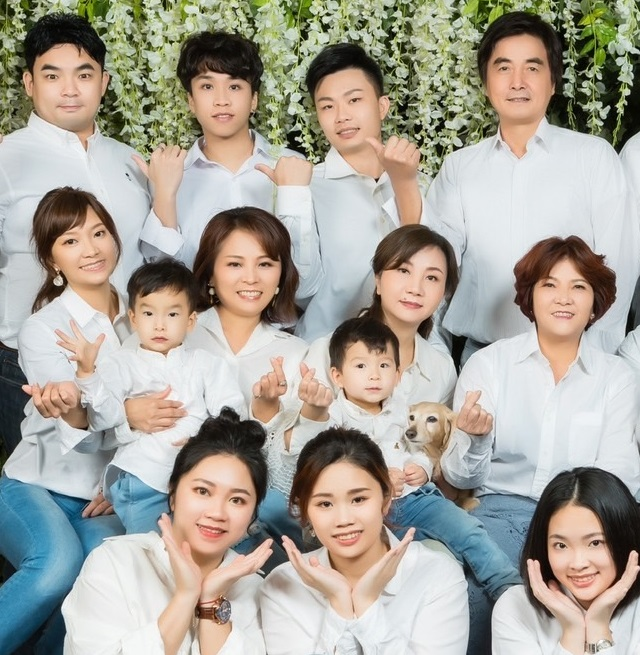
#> input picture S__86515719_2.jpg, 640 x 655 px
$ python 20230525_test.py
#> lines starting #> are read from the running program, lines starting #| are printed output that depends on the picture; after the words box and inside, x2 and y2 are one past the last pixel; in counts of white or black regions, pixels touching at a corner belong together
import cv2

img = cv2.imread("S__86515719_2.jpg")
#> img is the input picture: shape (655, 640, 3); mean B, G, R 151.9, 162.2, 167

point1 = (160,430)
point2 = (270,560)

cv2.rectangle(img,point1,point2,color=(0,255,0),thickness=5)
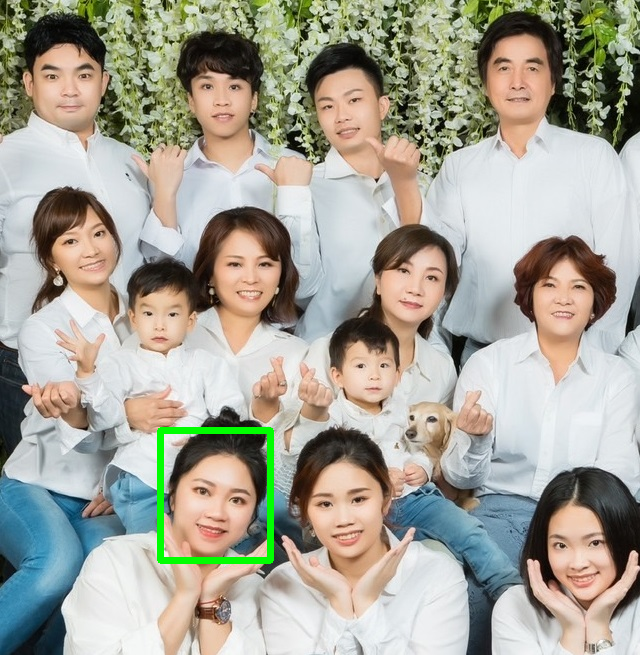
#> img: shape (655, 640, 3); 0.8% of pixels changed, all inside (x1, y1, x2, y2) = (157, 427, 274, 564)
cv2.imshow("me",img)
cv2.waitKey(0)
